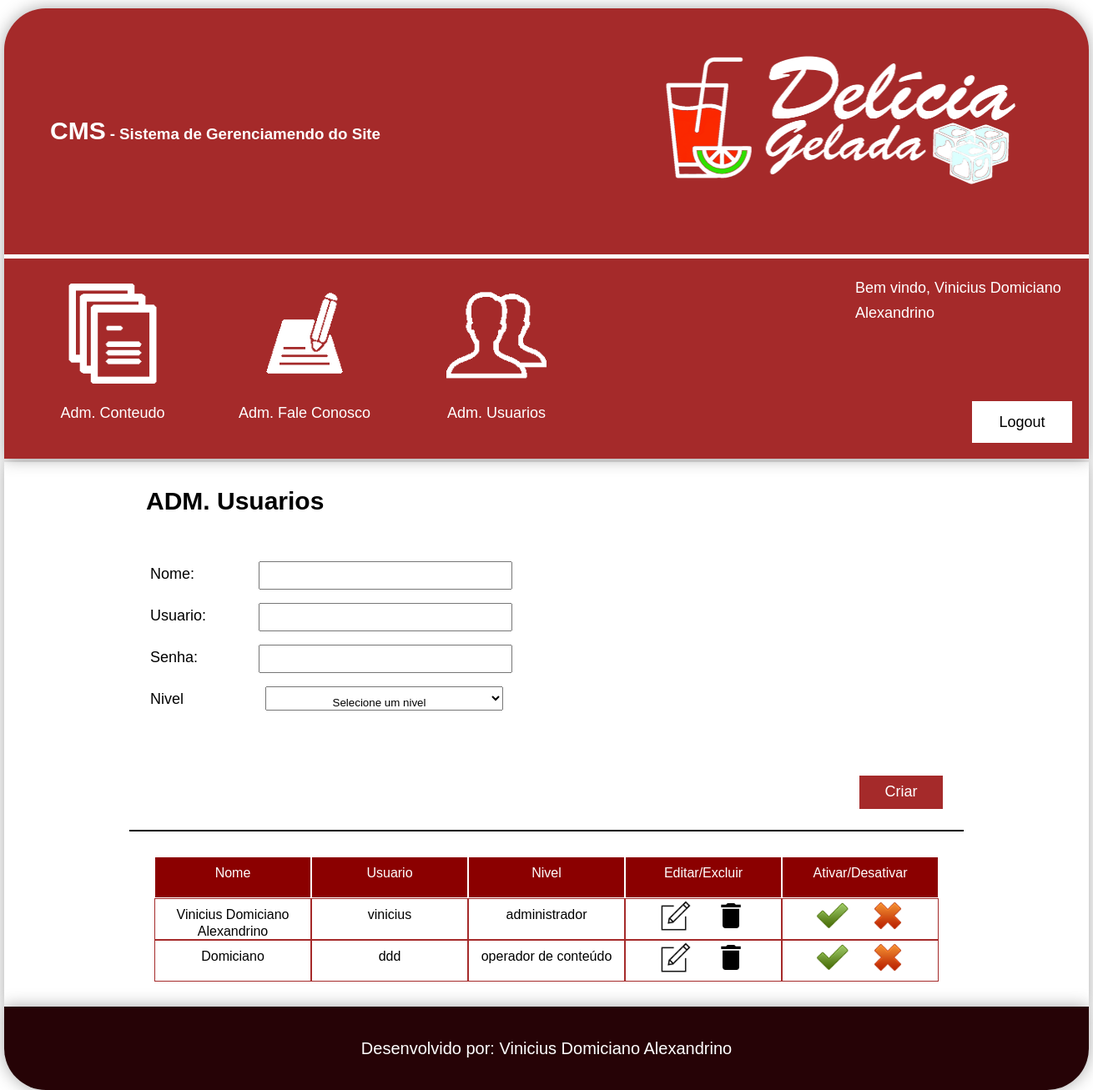
/cms/adm_users.php (signed in), run on an earlier commit of the app's database.
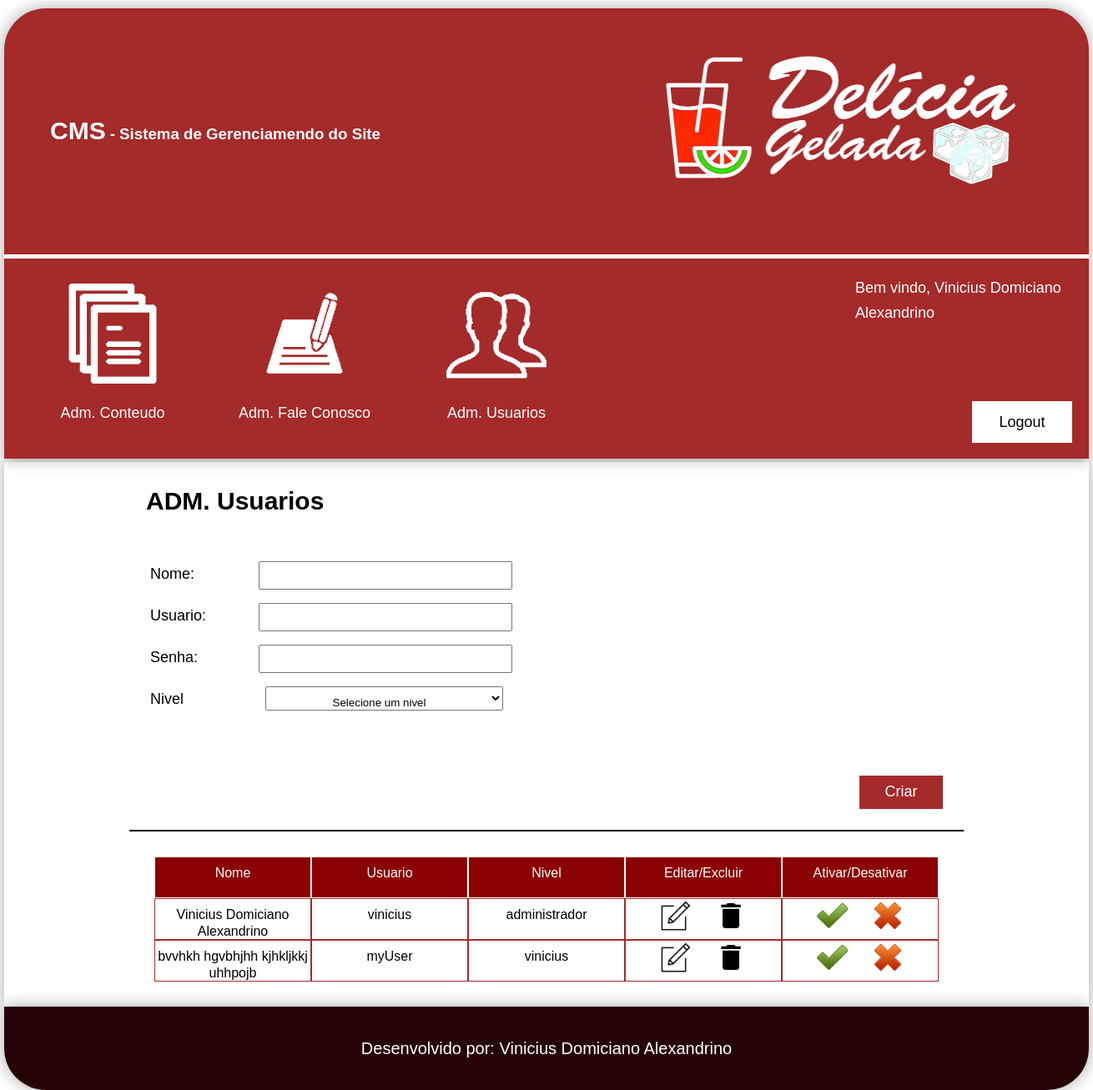
And on a later commit of the database.
### tables this page shows
CREATE TABLE `tblusuario` (
  `codigo` int(11) NOT NULL AUTO_INCREMENT,
  `nome` varchar(120) NOT NULL,
  `usuario` varchar(50) NOT NULL,
  `senha` varchar(200) NOT NULL,
  `codigo_nivel` int(11) NOT NULL,
  `status` tinyint(4) NOT NULL,
  PRIMARY KEY (`codigo`),
  KEY `FK_nivel_idx` (`codigo_nivel`),
  CONSTRAINT `FK_nivel` FOREIGN KEY (`codigo_nivel`) REFERENCES `tblniveis` (`codigo`)
);

CREATE TABLE `tblniveis` (
  `codigo` int(11) NOT NULL AUTO_INCREMENT,
  `nome_nivel` varchar(250) NOT NULL,
  `adm_conteudo` tinyint(4) NOT NULL,
  `adm_fale_conosco` tinyint(4) NOT NULL,
  `adm_user` tinyint(4) NOT NULL,
  `status` tinyint(4) NOT NULL,
  PRIMARY KEY (`codigo`)
);

### cms/adm_users.php (the view, shortened to what this page needs)
<?php
    $codigoNivel = (integer) 0;
    $btnValue = (string) 'Criar';
    $nome = (string) "";
    $nomeNivel = (string) "";
    $usuario = (string) "";
    $disabled = (string) "";
?>
<!DOCTYPE html>
<html lang="pt-br">
    <head>
        <link type="text/css" rel="stylesheet" href="css/style.css">
        <link type="text/css" rel="stylesheet" href="css/estilizacoes.css">
    </head>
    <body>
        <?php
            require_once("modulos/cabecalho.php");
        ?>
        <div class="conteudo center shadow">
            <section id="adm_usuario">
                <div id="usuario" class="center">
                    <h2>ADM. Usuarios</h2>
                    <div id="adicionar_usuario">
                        <form name="fmrUsuario" method="post" action="bd/salvar_usuario.php">
                            <div class="caixa_preencher">
                                <p> Nome: </p>
                                <input class="txt_preencher" name="txtNome" type="text" value="<?=$nome?>" maxlength="120" required>
                            </div>
                            <div class="caixa_preencher">
                                <p> Usuario: </p>
                                <input class="txt_preencher" name="txtUsuario" type="text" value="<?=$usuario?>" maxlength="50" required>
                            </div>
                            <div class="caixa_preencher">
                                <p> Senha: </p>
                                <input class="txt_preencher" name="txtSenha" type="text" value="" maxlength="30" required <?=$disabled?>>
                            </div>
                            <div class="caixa_preencher">
                                <p> Nivel </p>
                                <select class="caixa_selecionar" name="sltNivel" required>
                                <?php
                                    if(isset($_GET['modo'])){
                                        if(strtoupper($_GET['modo']) =='EDITAR'){
                                ?>
                                    <option value="<?=$codigoNivel?>"><?=$nomeNivel?></option>
                                <?php
                                        }
                                    }else{
                                ?>
                                    <option value="">Selecione um nivel</option>
                                <?php
                                    }
                                ?>
                                </select>
                            </div>
                            <div class="botoes">
                                <input class="btn_adm_user" name="btnUsuario" type="submit" value="<?=$btnValue?>">
                            </div>
                        </form>
                    </div>
                    <div class="visualizar_crud ">
                        <div class="linha_visualizar_crud_header crud_usuario user">
                            <div class="header_visualizar_crud nome_nivel">Nome</div>
                            <div class="header_visualizar_crud">Usuario</div>
                            <div class="header_visualizar_crud">Nivel</div>
                            <div class="header_visualizar_crud">Editar/Excluir</div>
                            <div class="header_visualizar_crud">Ativar/Desativar</div>
                        </div>
                        <?php
                            $sql = "SELECT tblniveis.nome_nivel, tblusuario.*
                            FROM tblusuario INNER JOIN tblniveis on
                            tblusuario.codigo_nivel = tblniveis.codigo
                            order by codigo asc" ;
                            $select = mysqli_query($conexao, $sql);
                            while($rsVisualizar = mysqli_fetch_array($select)){
                        ?>
                        <div class="linha_visualizar_crud crud_usuario user">
                            <div class="coluna_visualizar_crud nome_nivel"><?=$rsVisualizar['nome']?></div>
                            <div class="coluna_visualizar_crud"><?=$rsVisualizar['usuario']?></div>
                            <div class="coluna_visualizar_crud"><?=$rsVisualizar['nome_nivel']?></div>
                            <div class="coluna_visualizar_crud">
                                <a href="adm_users.php?modo=Editar&codigo=<?=$rsVisualizar['codigo']?>">
                                    <img src="icons/edit.png" alt="editar">
                                </a>
                                <a href="bd/adm_users_delete.php?modo=deletar_user&codigo=<?=$rsVisualizar['codigo']?>" onclick="return confirm('Deseja realmente deletar esse usuario?')">
                                    <img src="icons/delete.png" alt="deletar">
                                </a>
                            </div>
                            <div class="coluna_visualizar_crud">
                                <a href="bd/status_usuario.php?modo=ativar&local=user&codigo=<?=$rsVisualizar['codigo']?>">
                                    <img src="icons/true.png" alt="">
                                </a>
                                <a href="bd/status_usuario.php?modo=desativar&local=user&codigo=<?=$rsVisualizar['codigo']?>">
                                    <img src="icons/false.png" alt="">
                                </a>
                            </div>
                        </div>
                        <?php
                            }
                        ?>
                    </div>
                </div>
            </section>
        </div>
        <?php
            require_once("modulos/rodape.php");
        ?>
    </body>
</html>

### cms/modulos/cabecalho.php (shortened to what this page needs)
<?php
    $conexao = conexaoMysql();
    if(isset($_SESSION['nomeUsuario']) && isset($_SESSION['codigoNivel'])){
        $nomeUsuario = $_SESSION['nomeUsuario'];
        $codigoPermissaoNivel = $_SESSION['codigoNivel'];
    }else{
        header("location:../index.php");
    }
?>
        <div class="conteudo center">
            <header class="shadow">
                <div id="logo_cabecalho">
                    <div id="titulo_pagina">
                        <h2 id="titulo">CMS</h2>
                        <h3 id="subtitulo"> - Sistema de Gerenciamendo do Site</h3>
                    </div>
                    <div id="img_cabecalho">
                        <img src="../img/logo.png" alt="logo">
                    </div>
                </div>
                <?php
                $sql = "select * from tblniveis where codigo = ".$codigoPermissaoNivel;
                $select = mysqli_query($conexao,$sql);
                if($rsNivel = mysqli_fetch_array($select)){
                ?>
                <nav id="menu">
                    <?php
                    if($rsNivel['adm_conteudo'] == 1){
                    ?>
                    <div class="caixa_menu">
                        <div class="imagen_menu center">
                            <img src="icons/conteudo.png" alt="Caregando...">
                        </div>
                        <a href="adm_conteudo.php">
                            <p style="text-align:center">
                                Adm. Conteudo
                            </p>
                        </a>
                    </div>
                    <?php
                    }
                    if($rsNivel['adm_fale_conosco'] == 1){
                    ?>
                    <div class="caixa_menu">
                        <div class="imagen_menu center">
                            <img src="icons/fale-conosco.png" alt="Caregando...">
                        </div>
                        <a href="cms_fale_conosco.php">
                            <p style="text-align:center">
                                Adm. Fale Conosco
                            </p>
                        </a>
                    </div>
                    <?php
                    }
                    if($rsNivel['adm_user'] == 1){
                    ?>
                    <div class="caixa_menu">
                        <div class="imagen_menu center">
                            <img src="icons/usuarios.png" alt="Caregando...">
                        </div>
                        <a href="cms_adm_usuario.php">
                            <p style="text-align:center">
                                Adm. Usuarios
                            </p>
                        </a>
                    </div>
                    <?php
                    }
                    ?>
                </nav>
                <?php
                }
                ?>
                <div id="saudacao_usuario">
                    <p>
                        Bem vindo, <?=$nomeUsuario?>
                    </p>
                    <div id="logout">
                        <a href="../index.php">
                            <p>Logout</p>
                        </a>
                    </div>
                </div>
            </header>
        </div>

### cms/modulos/rodape.php
<div class="conteudo center">
    <footer class="shadow">
        <p>
            Desenvolvido por: Vinicius Domiciano Alexandrino
        </p>
    </footer>
</div>

### cms/css/style.css (style rules this page uses)
header { width: 100%; min-height: 500px; height:auto; background-color: brown; border-radius: 50px 50px 0px 0px; margin-top: 10px; display: inline-block; }
#logo_cabecalho { width: inherit; height: 300px; padding: 50px; box-sizing: border-box; border-bottom: solid 5px white; }
#titulo_pagina { width: 600px; height: 100%; float: left; box-sizing: border-box; color: white; padding-top: 50px; }
#titulo, #subtitulo { float: left; padding-bottom: 0px; padding-left: 5px; }
#subtitulo { margin-top: 40px; }
#img_cabecalho { width: 487.5px; height: 162.5px; float: right; }
#menu { max-width: 700px; width: auto; min-height: 200px; height: auto; float: left; margin-bottom: 20px; }
.caixa_menu { width: 200px; height: 200px; float: left; margin-left: 30px; margin-top: 20px; padding: 10px; box-sizing: border-box; }
.imagen_menu { width: 120px; height: 120px; margin-bottom: 20px; }
#saudacao_usuario { max-width: 300px; width: inherit; max-height: 200px; height: inherit; float: right; padding: 20px; box-sizing: border-box; color: white; }
#logout { width: 120px; height: 50px; background-color: white; float: right; margin-top: 35%; }
#logout a p { text-align: center; color: black; line-height: 50px; }
footer { width: 100%; height: 100px; background-color: #260306; border-radius: 0px 0px 50px 50px; }
footer p { text-align: center; font-size: 20px; line-height: 100px; color: white; }
option { width: inherit; height: inherit; }
#usuario { width: 600px; height: 250px; }
#adm_usuario { width: inherit; min-height: 300px; height: auto; }
#nivel, #usuario, .section { width: 1000px; min-height: 250px; height: auto; }
#niveis_criar, #adicionar_usuario, .adicionar { width: inherit; height: auto; min-height: 250px; padding: 25px; box-sizing: border-box; overflow: hidden; }
.caixa_preencher { min-width: 50%; width: auto; min-height: 50px; height: auto; padding-top: 10px; box-sizing: border-box; }
.txt_preencher, .caixa_selecionar { width: 300px; height: 30px; margin-left: 10px; }
.caixa_preencher p { margin-right: 0; min-width: 120px; }
.caixa_selecionar option { font-size: 17px; line-height: 30px; }
.caixa_preencher .txt_preencher, .caixa_preencher p { float: left; }
.botoes { width: 100%; height: 40px; float: left; margin-top: 7%; }
.btn_adm_user { width: 100px; height: inherit; float: right; border: 0px; background-color: brown; font-size: 18px; color: white; }
.visualizar_crud { width: inherit; min-height: 50px; height: auto; border-top: 2px solid black; padding: 30px; box-sizing: border-box; }
.linha_visualizar_crud, .linha_visualizar_crud_header { width: 100%; height: 50px; background-color: darkred; overflow: hidden; }
.header_visualizar_crud, .coluna_visualizar_crud { border: solid 1px white; box-sizing: border-box; color: white; float: left; width: 25%; height: 100%; text-align: center; font-size: 16px; line-height: 20px; padding-top: 1%; }
.user .header_visualizar_crud, .user .coluna_visualizar_crud { width: 20%; }
.coluna_visualizar_crud { background-color: #ffffff; border: solid 1px brown; color: black; }
.coluna_visualizar_crud img { width: 40px; height: 40px; margin-left: 10px; margin-right: 10px; margin-top: -5%; }
.caixa_selecionar { width: 30%; height: 100%; margin-left: 18px; margin-right: 18px; padding-top: 10px; box-sizing: border-box; float: left; text-align: center; }

### cms/css/estilizacoes.css (style rules this page uses)
* { margin: 0px; padding: 0px; font-family: Verdana, sans-serif; }
img { max-width: 100%; width: 100%; height: 100%; }
input { outline: 0; }
p { font-size: 18px; line-height: 30px; }
a { color: white; text-decoration: none; font-size: 20px; cursor: pointer; line-height: inherit; }
.center { margin-left: auto; margin-right: auto; }
.conteudo { width: 1300px; height: inherit; }
h2 { font-size: 30px; padding-left: 20px; padding-top: 30px; padding-bottom: 20px; }
.shadow { box-shadow: 0px 0px 20px darkgray; }

What changed in the data, as far as the page shows it:
removed tblusuario: nome "Domiciano", usuario "ddd", codigo_nivel.nome_nivel "operador de conteúdo"
added tblusuario: nome "bvvhkh hgvbhjhh kjhkljkkj uhhpojb", usuario "myUser", codigo_nivel.nome_nivel "vinicius"
